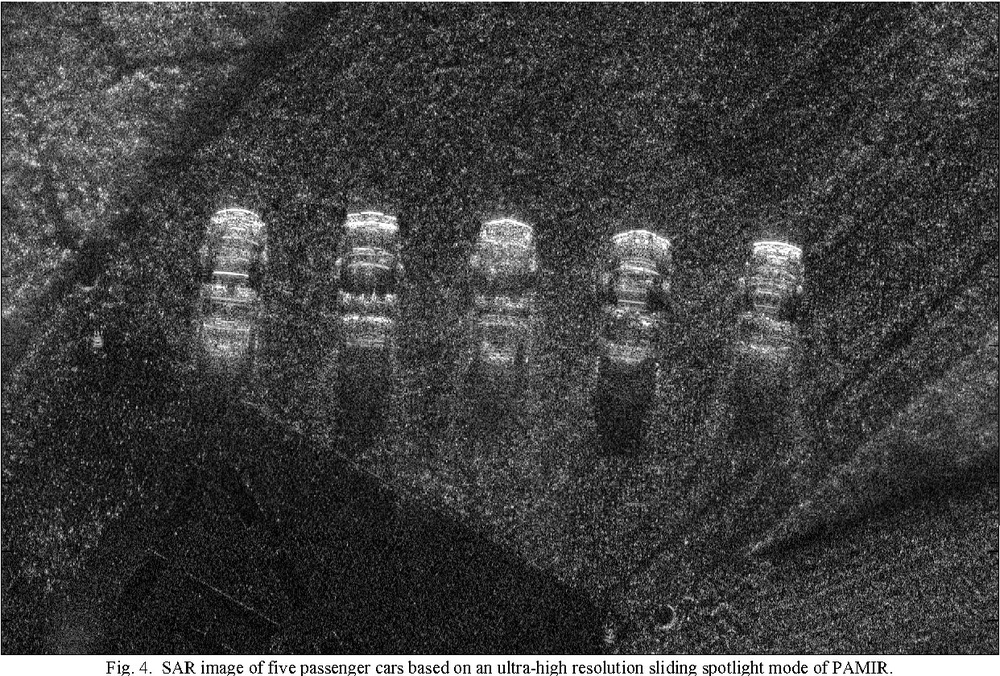
//> input picture prev_project/sample1.jpg, 1000 x 676 px, shrunk from 1242 x 840 before the run
$ ./pixel_imp   (built with g++ and OpenCV 4)
//> lines starting //> are read from the running program, lines starting //| are printed output that depends on the picture; after the words box and inside, x2 and y2 are one past the last pixel; in counts of white or black regions, pixels touching at a corner belong together
//> further down, image is the input picture: 676 rows x 1000 cols, CV_8UC3; min 0, max 255, mean 63.8
#include <opencv2/opencv.hpp>
#include <iostream>
#include <cmath>
#include <vector>
#include <fstream>

using namespace cv;
using namespace std;

// Grayscale Conversion
Mat manualGrayscale(const Mat &image)
{
    Mat gray(image.rows, image.cols, CV_8UC1);
    for (int i = 0; i < image.rows; i++)
        for (int j = 0; j < image.cols; j++)
        {
            Vec3b pixel = image.at<Vec3b>(i, j);
            uchar grayVal = static_cast<uchar>(0.299 * pixel[2] + 0.587 * pixel[1] + 0.114 * pixel[0]);
            gray.at<uchar>(i, j) = grayVal;
        }
    return gray;
}

// Rotate 90 Clockwise
Mat manualRotate90Clockwise(const Mat &img)
{
    Mat rotated(img.cols, img.rows, img.type());
    for (int i = 0; i < img.rows; i++)
        for (int j = 0; j < img.cols; j++)
            rotated.at<uchar>(j, img.rows - 1 - i) = img.at<uchar>(i, j);
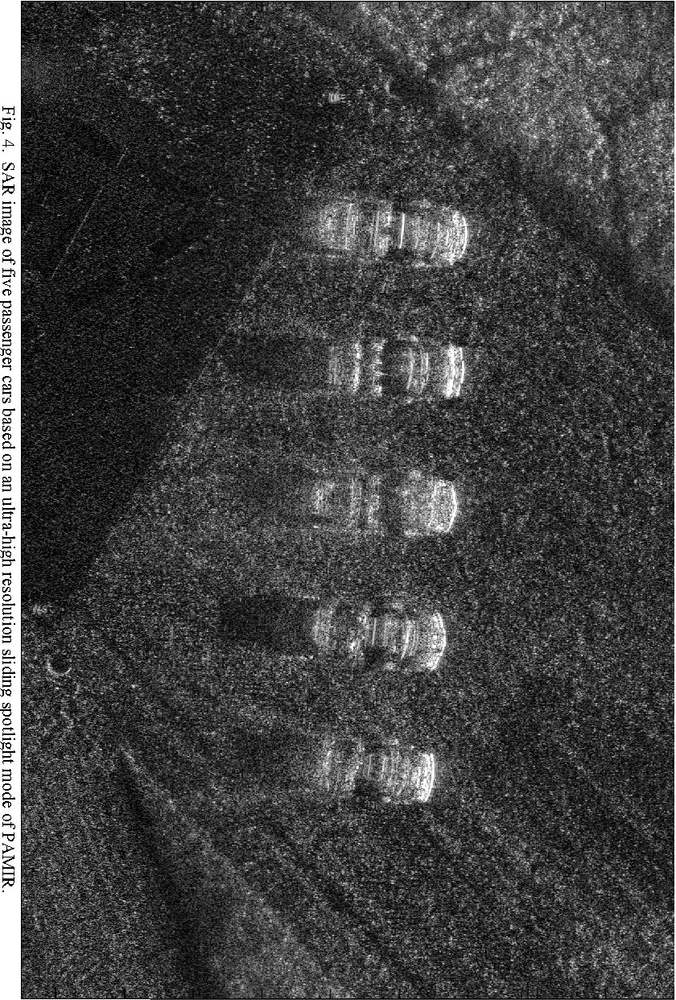
//> rotated: 1000 rows x 676 cols, CV_8UC1; min 0, max 255, mean 63.6
    return rotated;
}

// Flip Vertically
Mat manualFlipVertical(const Mat &img)
{
    Mat flipped(img.size(), img.type());
    for (int i = 0; i < img.rows; i++)
        for (int j = 0; j < img.cols; j++)
            flipped.at<uchar>(img.rows - 1 - i, j) = img.at<uchar>(i, j);
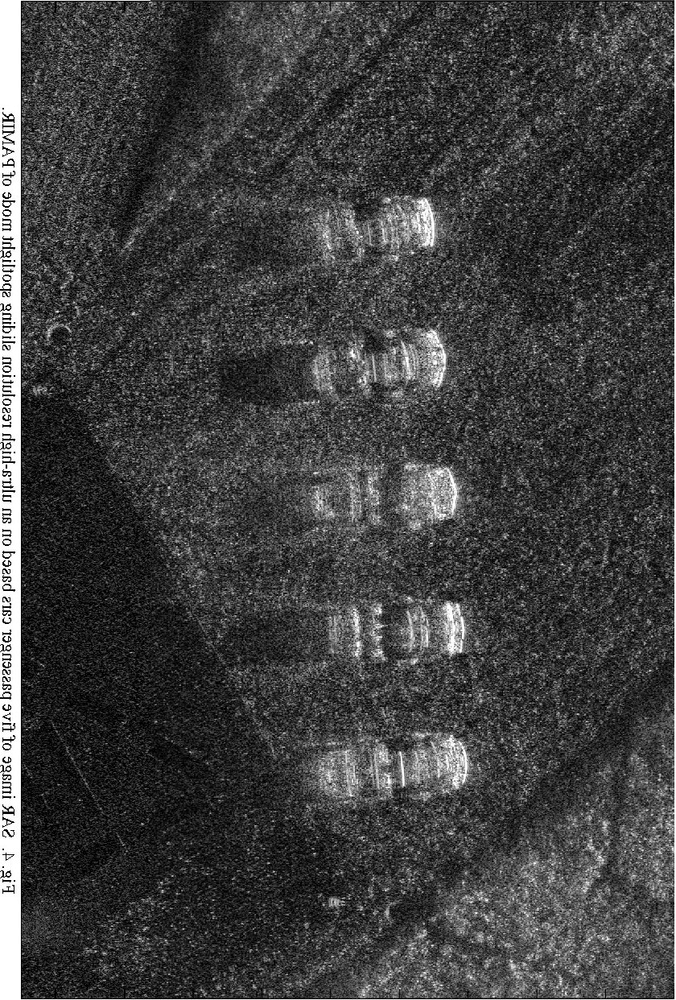
//> flipped: 1000 rows x 676 cols, CV_8UC1; min 0, max 255, mean 63.6
    return flipped;
}

// HSV Conversion (Manual - Only V channel)
Mat manualHSV(const Mat &gray)
{
    Mat hsv(gray.rows, gray.cols, CV_8UC3);
    for (int i = 0; i < gray.rows; i++)
        for (int j = 0; j < gray.cols; j++)
        {
            uchar v = gray.at<uchar>(i, j);
            hsv.at<Vec3b>(i, j) = Vec3b(v, v, v);
        }
    return hsv;
}

// Brightness Adjustment
Mat manualBrightness(const Mat &img, int brightness)
{
//> called with brightness = 50
    Mat output = img.clone();
    for (int i = 0; i < img.rows; i++)
        for (int j = 0; j < img.cols; j++)
        {
            int value = img.at<uchar>(i, j) + brightness;
            output.at<uchar>(i, j) = saturate_cast<uchar>(value);
        }
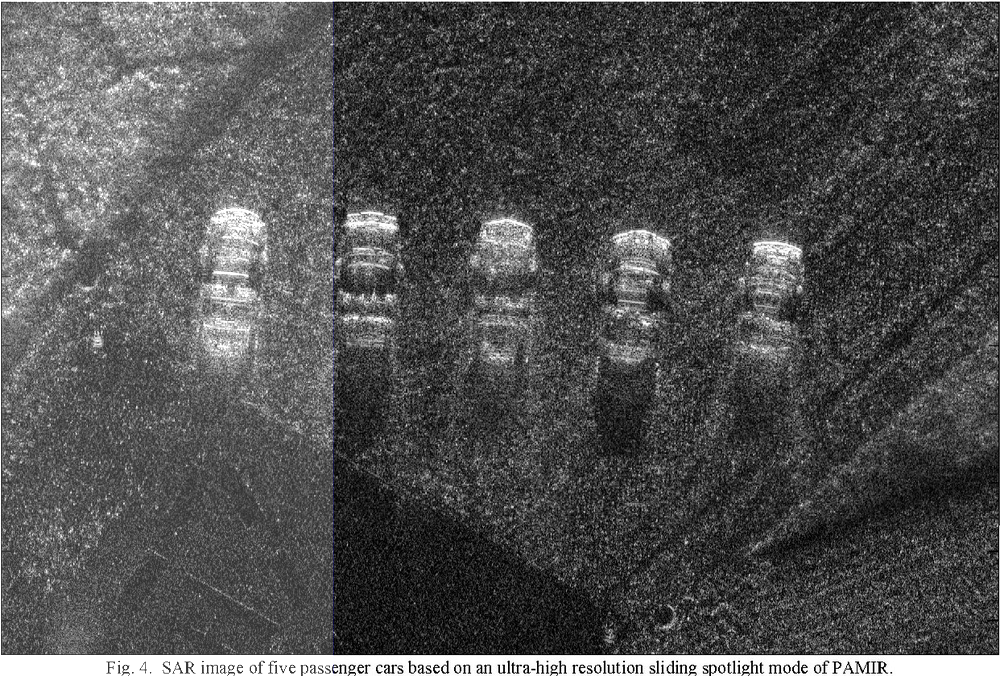
//> output: 676 rows x 1000 cols, CV_8UC3; mean B, G, R 79.8, 79.8, 79.8
    return output;
}

// Image Clipping
Mat manualClip(const cv::Mat &img)
{
    int x = 10;
    int y = 10;
    int width = img.cols - 20;
//> width = 980
    int height = img.rows - 20;
//> height = 656

    if (width <= 0 || height <= 0)
    {
        std::cerr << "Error: Image is too small to clip 10 pixels from each boundary!" << std::endl;
        return img.clone();
    }

    Mat clipped(height, width, img.type());

    for (int i = 0; i < height; i++)
        for (int j = 0; j < width; j++)
        {
            if (img.channels() == 1)
            {
                clipped.at<uchar>(i, j) = img.at<uchar>(y + i, x + j);
            }
            else if (img.channels() == 3)
            {
                clipped.at<cv::Vec3b>(i, j) = img.at<cv::Vec3b>(y + i, x + j);
            }
        }
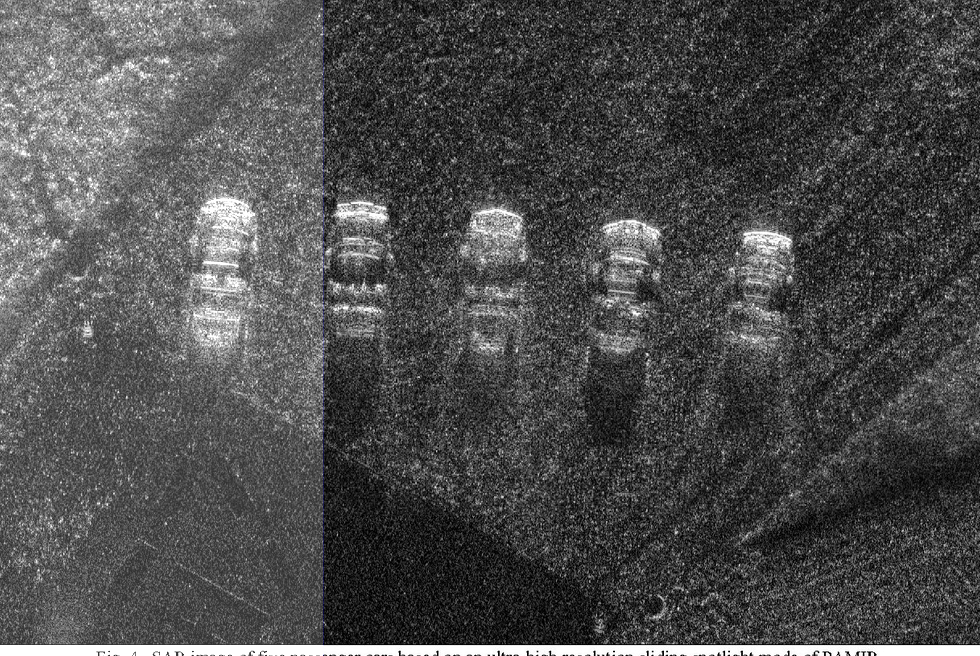
//> clipped: 656 rows x 980 cols, CV_8UC3; mean B, G, R 77.2, 77.1, 77.1

    return clipped;
}

// Histogram Equalization
Mat manualEqualizeHist(const Mat &img)
{
    int hist[256] = {0};
    int total = img.rows * img.cols;
//> total = 642880
    for (int i = 0; i < img.rows; i++)
        for (int j = 0; j < img.cols; j++)
            hist[img.at<uchar>(i, j)]++;
//> after the loop, hist = 256 values, max 15584 at index 81, min 0 at index 2, mean 2511.2

    float cdf[256] = {0};
    cdf[0] = hist[0];
//> cdf = 256 values, max 77 at index 0, min 0 at index 1, mean 0.301
    for (int i = 1; i < 256; i++)
        cdf[i] = cdf[i - 1] + hist[i];
//> after the loop, cdf = 256 values from 77 to 642880

    for (int i = 0; i < 256; i++)
        cdf[i] = (cdf[i] - cdf[0]) / (total - 1) * 255;
//> after the loop, cdf = 256 values from 0 to 255

    Mat result = img.clone();
    for (int i = 0; i < img.rows; i++)
        for (int j = 0; j < img.cols; j++)
            result.at<uchar>(i, j) = static_cast<uchar>(cdf[img.at<uchar>(i, j)]);
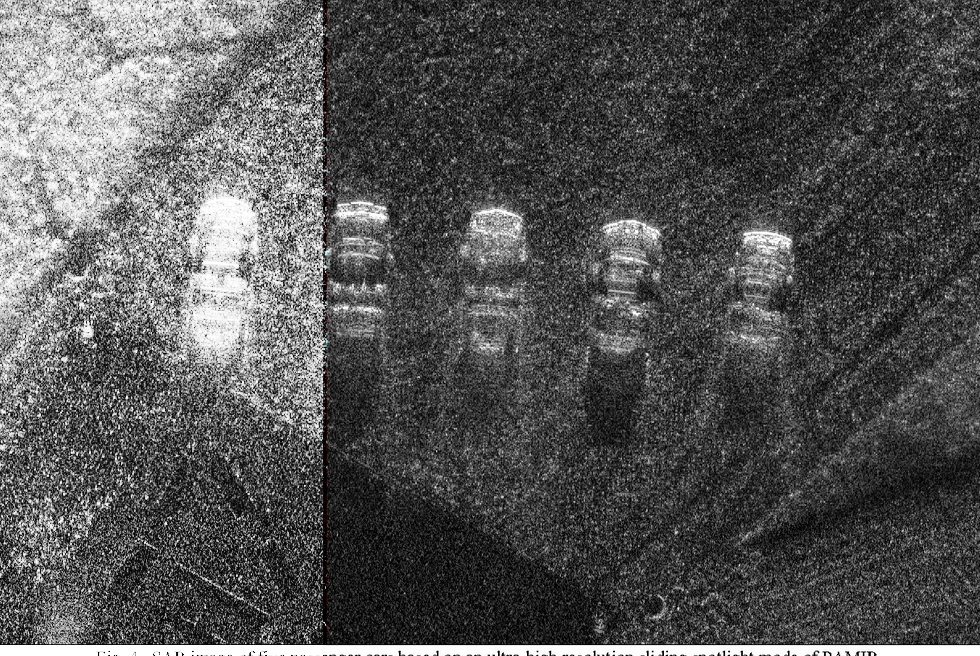
//> result: 656 rows x 980 cols, CV_8UC3; mean B, G, R 84.1, 84, 84
    return result;
}

// Wiener Filtering
Mat manualWienerFilter(const Mat &img, int kSize = 3)
{
//> called with kSize = 3
    Mat imgFloat;
    img.convertTo(imgFloat, CV_32F);
    Mat result = img.clone();

    for (int i = kSize / 2; i < img.rows - kSize / 2; i++)
    {
        for (int j = kSize / 2; j < img.cols - kSize / 2; j++)
        {
            Rect roi(j - kSize / 2, i - kSize / 2, kSize, kSize);
            Mat patch = imgFloat(roi);

            Scalar mean, stddev;
            meanStdDev(patch, mean, stddev);
            float localVar = stddev[0] * stddev[0];
            float noiseVar = 0.0001f;

            float val = imgFloat.at<float>(i, j);
            float newVal = mean[0] + (max(localVar - noiseVar, 0.0f) / (localVar + 1e-5)) * (val - mean[0]);

            result.at<uchar>(i, j) = saturate_cast<uchar>(newVal);
        }
    }
//> result: 656 rows x 980 cols, CV_8UC3; 74 pixels changed, all inside (x1, y1, x2, y2) = (68, 199, 327, 655)

    return result;
}

// Gaussian Filtering
Mat manualGaussianFilter(const Mat &img, int kSize = 5, double sigma = 1.0)
{
//> called with kSize = 5, sigma = 1
    int k = kSize / 2;
    Mat kernel(kSize, kSize, CV_64F);
    double sum = 0;

    for (int i = -k; i <= k; i++)
    {
        for (int j = -k; j <= k; j++)
        {
            double val = exp(-(i * i + j * j) / (2 * sigma * sigma));
            kernel.at<double>(i + k, j + k) = val;
            sum += val;
        }
    }

    kernel /= sum;

    Mat result = img.clone();
    for (int i = k; i < img.rows - k; i++)
    {
        for (int j = k; j < img.cols - k; j++)
        {
            double pixel = 0.0;
            for (int m = -k; m <= k; m++)
            {
                for (int n = -k; n <= k; n++)
                {
                    pixel += img.at<uchar>(i + m, j + n) * kernel.at<double>(m + k, n + k);
                }
            }
            result.at<uchar>(i, j) = static_cast<uchar>(pixel);
        }
    }

    return result;
}

int main()
{
    Mat image = imread("sample1.jpg");
    if (image.empty())
    {
        cerr << "Error loading image\n";
        return -1;
    }

    double execTime[9] = {0};
    double t1, t2;

    t1 = getTickCount();
    Mat gray = manualGrayscale(image);
    t2 = getTickCount();
    execTime[0] = (t2 - t1) * 1000 / getTickFrequency();
    imshow("1 - Grayscale", gray);
    waitKey(0);

    t1 = getTickCount();
    Mat rotated = manualRotate90Clockwise(gray);
    t2 = getTickCount();
    execTime[1] = (t2 - t1) * 1000 / getTickFrequency();
    imshow("2 - Rotated", rotated);
    waitKey(0);

    t1 = getTickCount();
    Mat flipped = manualFlipVertical(rotated);
    t2 = getTickCount();
    execTime[2] = (t2 - t1) * 1000 / getTickFrequency();
    imshow("3 - Flipped", flipped);
    waitKey(0);

    t1 = getTickCount();
    Mat hsv = manualHSV(gray);
    t2 = getTickCount();
    execTime[3] = (t2 - t1) * 1000 / getTickFrequency();
    imshow("4 - HSV (only Value)", hsv);
    waitKey(0);

    t1 = getTickCount();
    Mat bright = manualBrightness(hsv, 50);
    t2 = getTickCount();
    execTime[4] = (t2 - t1) * 1000 / getTickFrequency();
    imshow("5 - Brightness +50", bright);
    waitKey(0);

    t1 = getTickCount();
    Mat clipped = manualClip(bright);
    t2 = getTickCount();
    execTime[5] = (t2 - t1) * 1000 / getTickFrequency();
    imshow("6 - Clipped", clipped);
    waitKey(0);

    t1 = getTickCount();
    Mat equalized = manualEqualizeHist(clipped);
    t2 = getTickCount();
    execTime[6] = (t2 - t1) * 1000 / getTickFrequency();
    imshow("7 - Histogram Equalized", equalized);
    waitKey(0);

    t1 = getTickCount();
    Mat wiener = manualWienerFilter(equalized);
    t2 = getTickCount();
    execTime[7] = (t2 - t1) * 1000 / getTickFrequency();
    imshow("8 - Wiener Filter", wiener);
    waitKey(0);

    t1 = getTickCount();
    Mat gaussian = manualGaussianFilter(wiener);
    t2 = getTickCount();
    execTime[8] = (t2 - t1) * 1000 / getTickFrequency();
    imshow("9 - Gaussian Filter", gaussian);
    waitKey(0);

    destroyAllWindows();

    // Printing execution times
    std::cout << "Execution Time (ms):" << std::endl;
    std::cout << "1) Grayscale Conversion: " << execTime[0] << " ms" << std::endl;
    std::cout << "2) Rotate: " << execTime[1] << " ms" << std::endl;
    std::cout << "3) Flip: " << execTime[2] << " ms" << std::endl;
    std::cout << "4) HSV Conversion: " << execTime[3] << " ms" << std::endl;
    std::cout << "5) Brightness Adjustment: " << execTime[4] << " ms" << std::endl;
    std::cout << "6) Image Clipping: " << execTime[5] << " ms" << std::endl;
    std::cout << "7) Histogram Equalization: " << execTime[6] << " ms" << std::endl;
    std::cout << "8) Wiener Filtering: " << execTime[7] << " ms" << std::endl;
    std::cout << "9) Gaussian Filtering: " << execTime[8] << " ms" << std::endl;

    // At the end of main()
    std::ofstream outFile("pixel_implementation.csv");
    outFile << "Operation,Execution Time (ms)" << std::endl;
    outFile << "Grayscale Conversion," << execTime[0] << std::endl;
    outFile << "Rotate," << execTime[1] << std::endl;
    outFile << "Flip," << execTime[2] << std::endl;
    outFile << "HSV Conversion," << execTime[3] << std::endl;
    outFile << "Brightness Adjustment," << execTime[4] << std::endl;
    outFile << "Image Clipping," << execTime[5] << std::endl;
    outFile << "Histogram Equalization," << execTime[6] << std::endl;
    outFile << "Wiener Filtering," << execTime[7] << std::endl;
    outFile << "Gaussian Filtering," << execTime[8] << std::endl;
    outFile.close();

    return 0;
}
